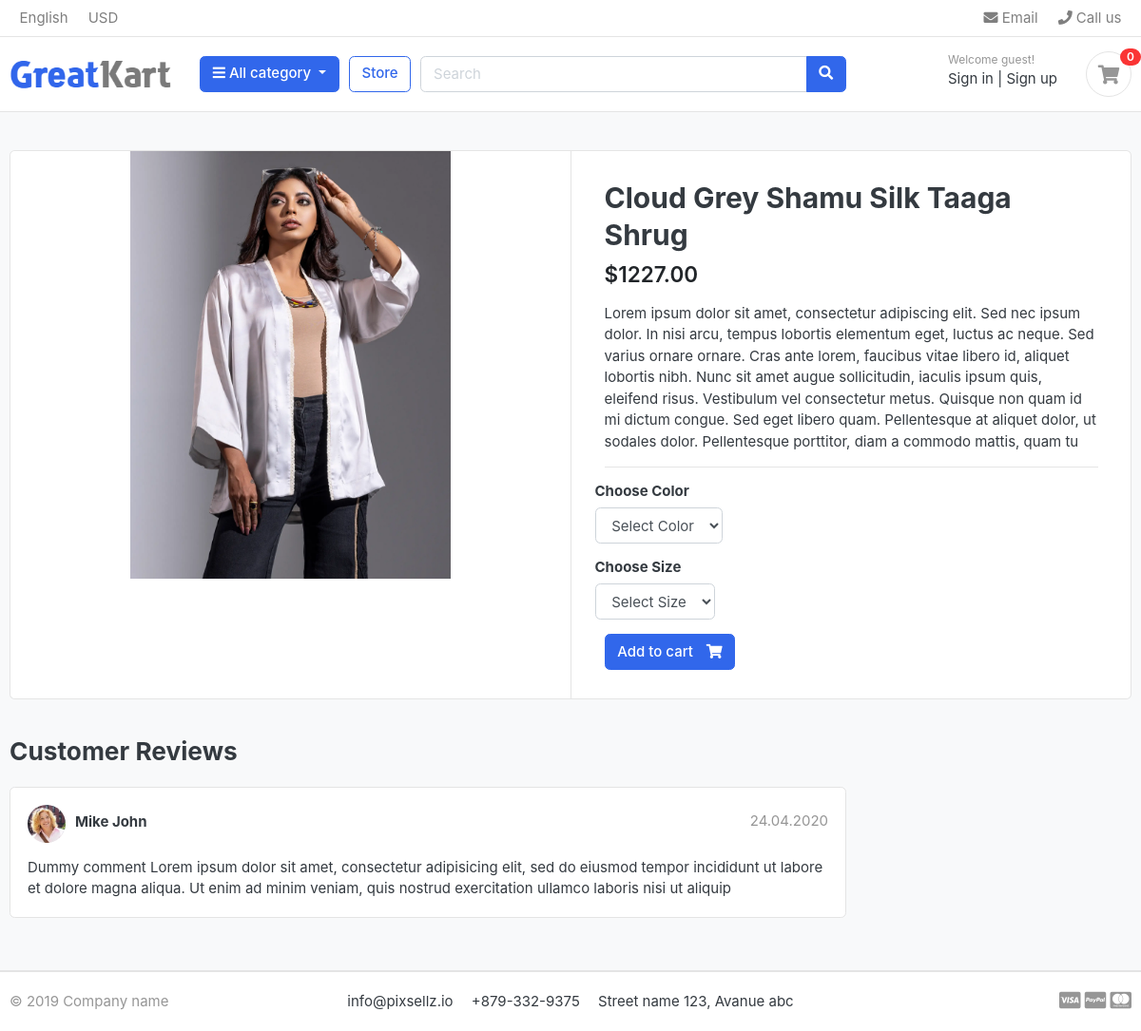
Page /store/category/taga/cloud-grey-shamu-silk-taaga-shrug/ on the committed database.
### store/models.py (models this page shows, shortened)
class Product(models.Model):
    product_name = models.CharField(max_length=200, unique=True)
    slug = models.SlugField(max_length=200, unique=True)
    description = models.TextField(max_length=500, blank=True)
    price = models.DecimalField(max_digits=10, decimal_places=2)
    images = models.ImageField(upload_to='photos/products')
    stock = models.IntegerField()
    is_available = models.BooleanField(default=True)
    category = models.ForeignKey(Category, on_delete=models.CASCADE)
    created_date = models.DateTimeField(auto_now_add=True)
    modified_date = models.DateTimeField(auto_now=True)

### store/views.py (the view)
# urls.py: path('category/<slug:category_slug>/<slug:product_slug>/', views.product_detail, name='product_detail'),
def product_detail(request, category_slug, product_slug):
    try:
        single_product = Product.objects.get(category__slug=category_slug, slug=product_slug)
        in_cart = CartItem.objects.filter(cart__cart_id=_cart_id(request), product=single_product).exists()
    except Exception as e:
        raise e
    context = {
        'single_product': single_product,
        "in_cart": in_cart,
    }
    return render(request, 'store/product_detail.html', context)

### carts/context_processors.py (called while the page is built)
def counter(request):
    cart_count = 0
    if 'admin' in request.path:
        return {}
    else:
        try:
            cart = Cart.objects.filter(cart_id=_cart_id(request))
            cart_items = CartItem.objects.all().filter(cart=cart[:1])
            for item in cart_items:
                cart_count += item.quantity
        except Cart.DoesNotExist:
            cart_count = 0
    return dict(cart_count=cart_count)

### carts/views.py (called while the page is built)
def _cart_id(request):
    cart = request.session.session_key
    if not cart:
        cart = request.session.create()
    return cart

### category/context_processors.py (called while the page is built)
def menu_links(request):
    links = Category.objects.all()
    return dict(links=links)

### category/models.py (called while the page is built)
    def get_url(self):
        return reverse('products_by_category', args=[self.slug])

### store/models.py (called while the page is built)
    def colors(self):
        return super(VariationManager, self).filter(variation_category='color', is_active=True)

    def sizes(self):
        return super(VariationManager, self).filter(variation_category='size', is_active=True)

### templates/store/product_detail.html (shortened to what this page needs)
{% extends 'base.html' %}
{% block content %} {% load static %}
<section class="section-content padding-y bg">
	<div class="container">
		<div class="card">
			<div class="row no-gutters">
				<aside class="col-md-6">
					<article class="gallery-wrap">
						<div class="img-big-wrap">
							<a href="#"
								><img
									src="{{single_product.images.url}}"
									alt="{{single_product.product_name}}"
							/></a>
						</div>
					</article>
				</aside>
				<main class="col-md-6 border-left">
					<form
						action="{% url 'add_to_cart' single_product.id %}"
						method="POST">
						<article class="content-body">
							<h2 class="title">{{single_product.product_name}}</h2>
							<div class="mb-3">
								<var class="price h4">${{single_product.price}}</var>
							</div>
							<p>{{single_product.description}}</p>
							<hr />
							<div class="row">
								<div class="item-option-select">
									<h6>Choose Color</h6>
									<select
										name="color"
										class="form-control">
										<option
											value=""
											disabled
											selected>
											Select Color
										</option>
									</select>
								</div>
							</div>
							<div class="row">
								<div class="item-option-select">
									<h6>Choose Size</h6>
									<select
										name="size"
										class="form-control">
										<option
											value=""
											disabled
											selected>
											Select Size
										</option>
									</select>
								</div>
							</div>
							{% if single_product.stock <= 0 %}
							<p class="text-danger font-weight-bold">Out of Stock</p>
							{% else %}
							<button
								type="submit"
								class="btn btn-primary">
								<span class="text">Add to cart</span>
								<i class="fas fa-shopping-cart"></i>
							</button>
							{% endif %}
						</article>
					</form>
				</main>
			</div>
		</div>
		<br />
		<div class="row">
			<div class="col-md-9">
				<header class="section-heading">
					<h3>Customer Reviews</h3>
				</header>
				<article class="box mb-3">
					<div class="icontext w-100">
						<img
							src="{% static 'images/avatars/avatar1.jpg' %}"
							class="img-xs icon rounded-circle" />
						<div class="text">
							<span class="date text-muted float-md-right"
								>24.04.2020
							</span>
							<h6 class="mb-1">Mike John</h6>
						</div>
					</div>
					<div class="mt-3">
						<p>
							Dummy comment Lorem ipsum dolor sit amet, consectetur
							adipisicing elit, sed do eiusmod tempor incididunt ut
							labore et dolore magna aliqua. Ut enim ad minim veniam,
							quis nostrud exercitation ullamco laboris nisi ut aliquip
						</p>
					</div>
				</article>
			</div>
		</div>
	</div>
</section>
{% endblock %}

### static/css/ui.css (style rules this page uses)
html { font-family: "Inter", sans-serif; font-size: 15px; }
.content-body { flex: 1 1 auto; padding: 2rem 2.3rem; }
.img-xs, .img-sm, .img-md, .img-lg { -o-object-fit: cover; object-fit: cover; flex-shrink: 0; flex-grow: 0; }
.img-xs { width: 40px; height: 40px; }
.padding-y { padding-top: 40px; padding-bottom: 40px; }
var { font-style: normal; }
article:after, .form-group:after { display: block; clear: both; content: ""; }
.bg { background-color: #f8f9fa; }
.section-heading { margin-bottom: 20px; margin-top: 15px; }
p:last-child { margin-bottom: 0; }
.btn .text + i { margin-left: 10px; }
.icontext { display: inline-flex; align-items: center; vertical-align: middle; }
.icontext .text { width: 100%; line-height: 1.2; }
.icontext .icon { position: relative; margin-right: 10px; flex-shrink: 0; flex-grow: 0; }
.price { font-weight: 600; color: #212529; }
.box { padding: 18px; background: #fff; border-radius: 0.37rem; border: 1px solid #e4e4e4; }
.box img { max-width: 100%; }
.gallery-wrap .img-big-wrap { margin-bottom: 10px; border-radius: 0.37rem; overflow: hidden; background-color: #fff; }
.gallery-wrap .img-big-wrap a { text-align: center; display: block; }
.gallery-wrap .img-big-wrap img { height: 450px; width: auto; display: inline-block; }
.item-option-select { margin-bottom: 1rem; display: inline-block; margin-right: 15px; }

### rows in the picture
Product: images (picture), product_name "Cloud Grey Shamu Silk Taaga Shrug", price "1227.00", description "Lorem ipsum dolor sit amet, consectetur adipiscing elit. Sed nec ipsum dolor. In nisi arcu, tempus lobortis elementum eget, luctus ac neque. Sed varius ornare ornare. Cras ante lorem, faucibus vitae libero id, aliquet lobortis nibh. Nunc sit amet augue sollicitudin, iaculis ipsum quis, eleifend risus. Vestibulum vel consectetur metus. Quisque non quam id mi dictum congue. Sed eget libero quam. Pellentesque at aliquet dolor, ut sodales dolor. Pellentesque porttitor, diam a commodo mattis, quam tu"

### other values in the picture
{{ cart_count }} "0"
